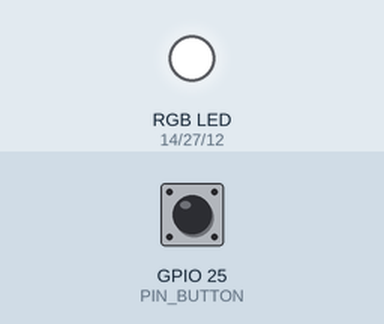
The sketch below on a simulated ESP32. On the bench: an RGB LED mixed from three pins (HIGH = lit). Inputs (shaded band) come from the test bench; at power-on: GPIO 25 (PIN_BUTTON) LOW.

Above: at 1.2 s.
1.3 s: GPIO 25 (PIN_BUTTON) pulled HIGH for 0.15 s
At 2.3 s:
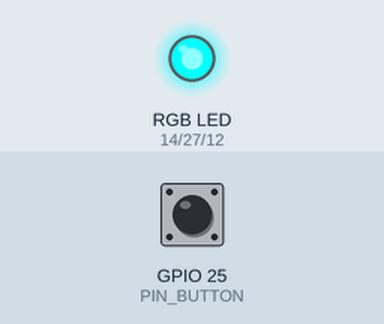
2.9 s: GPIO 25 (PIN_BUTTON) pulled HIGH for 1 s
At 3.5 s:
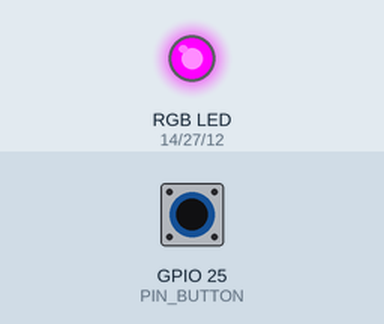
5.4 s: GPIO 25 (PIN_BUTTON) pulled HIGH for 0.15 s
At 6.6 s:
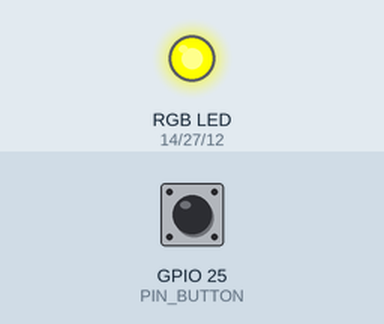
7.0 s: GPIO 25 (PIN_BUTTON) pulled HIGH for 3.2 s
At 7.8 s:
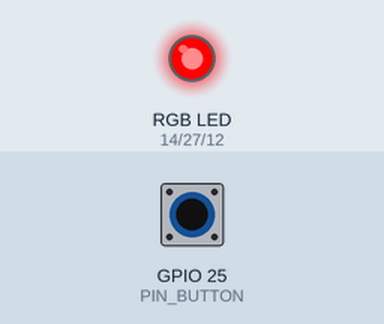
11.7 s: GPIO 25 (PIN_BUTTON) pulled HIGH for 0.15 s
At 12.6 s:
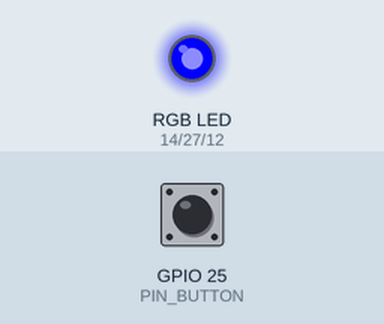
13.3 s: GPIO 25 (PIN_BUTTON) pulled HIGH for 1 s
At 13.8 s:
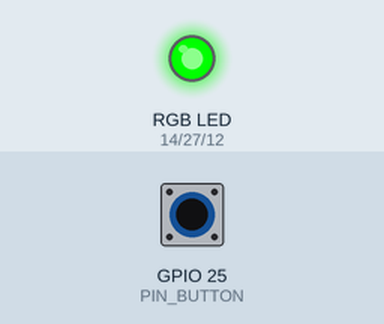
Timing chart, 0 to 16.3 s (numbered marks = the images above; inputs shaded):
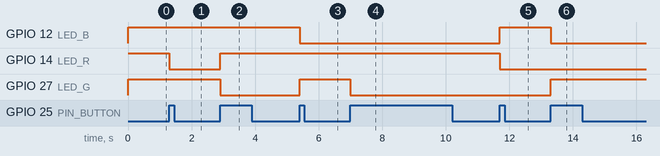

Measured:
- after the input at 1.3 s, GPIO 14 (LED_R): HIGH → LOW at once
- after the input at 2.9 s, GPIO 14 (LED_R): LOW → HIGH at once; GPIO 27 (LED_G): HIGH → LOW at once
- after the input at 5.4 s, GPIO 12 (LED_B): HIGH → LOW at once; GPIO 27 (LED_G): LOW → HIGH at once
- after the input at 7.0 s, GPIO 27 (LED_G): HIGH → LOW at once
- after the input at 11.7 s, GPIO 12 (LED_B): LOW → HIGH at once; GPIO 14 (LED_R): HIGH → LOW at once
- after the input at 13.3 s, GPIO 12 (LED_B): HIGH → LOW at once; GPIO 27 (LED_G): LOW → HIGH at once

The sketch:

led_rgb.ino
```cpp
#define LED_R 14
#define LED_G 27
#define LED_B 12
#define PIN_BUTTON 25


int led_status = 0;

//debouncing
unsigned long lastDebounceTime = 0;
unsigned long debounceDelay = 300; //delay para debouncing en ms

//Al presionar un botón, cambia el color del led
void IRAM_ATTR isr_button(){
  if ((millis() - lastDebounceTime) > debounceDelay){
     led_status++; if (led_status >= 8){led_status = 0;}
     lastDebounceTime = millis();
  }
}

void setup() {
  //Boton de interrupción
  pinMode(PIN_BUTTON, INPUT);
  attachInterrupt(PIN_BUTTON, isr_button, RISING);

  //Canales LED
  pinMode(LED_R,OUTPUT);
  pinMode(LED_G,OUTPUT);
  pinMode(LED_B,OUTPUT);

  Serial.begin(115200);
}

void loop() {

  //Menú de colores
  switch (led_status) {
        case 1: //red
          digitalWrite(LED_R,LOW);
          digitalWrite(LED_G,HIGH);
          digitalWrite(LED_B,HIGH);
          break;
        case 2: //green
          digitalWrite(LED_R,HIGH);
          digitalWrite(LED_G,LOW);
          digitalWrite(LED_B,HIGH);
          break;
        case 3: //blue
          digitalWrite(LED_R,HIGH);
          digitalWrite(LED_G,HIGH);
          digitalWrite(LED_B,LOW);
          break;
        case 4: //cyan
          digitalWrite(LED_R,HIGH);
          digitalWrite(LED_G,LOW);
          digitalWrite(LED_B,LOW);
          break;
        case 5: //yellow
          digitalWrite(LED_R,LOW);
          digitalWrite(LED_G,LOW);
          digitalWrite(LED_B,HIGH);
          break;
        case 6: //magenta
          digitalWrite(LED_R,LOW);
          digitalWrite(LED_G,HIGH);
          digitalWrite(LED_B,LOW);
          break;
        case 7: //white
          digitalWrite(LED_R,LOW);
          digitalWrite(LED_G,LOW);
          digitalWrite(LED_B,LOW);
          break;
        default: //off
          digitalWrite(LED_R,HIGH);
          digitalWrite(LED_G,HIGH);
          digitalWrite(LED_B,HIGH);
      }
}
```
